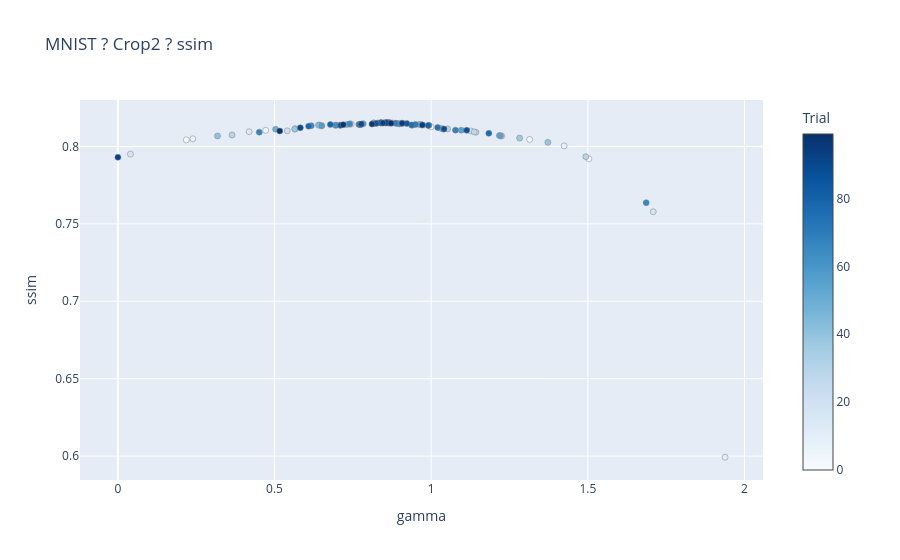
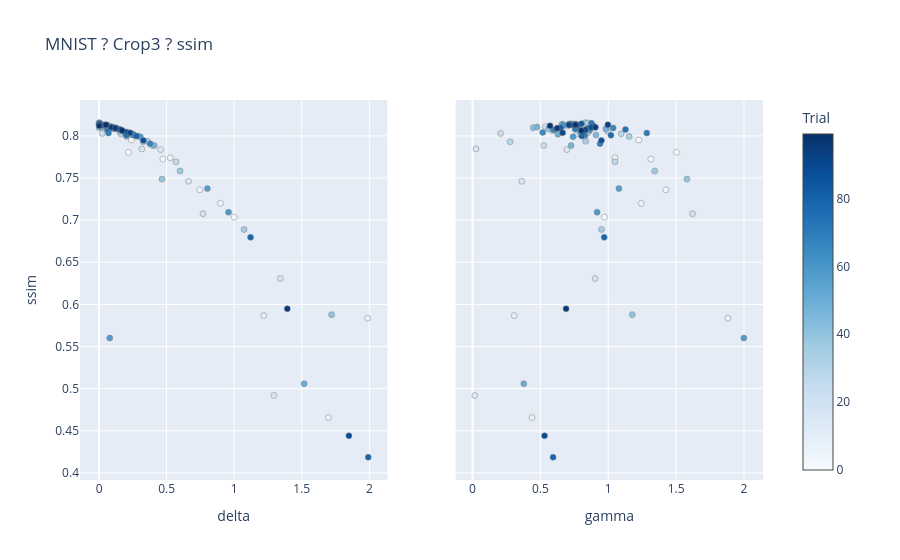

Notebook code for these charts, in order:
### Code cell
run_experiment("mnist", "ssim")
